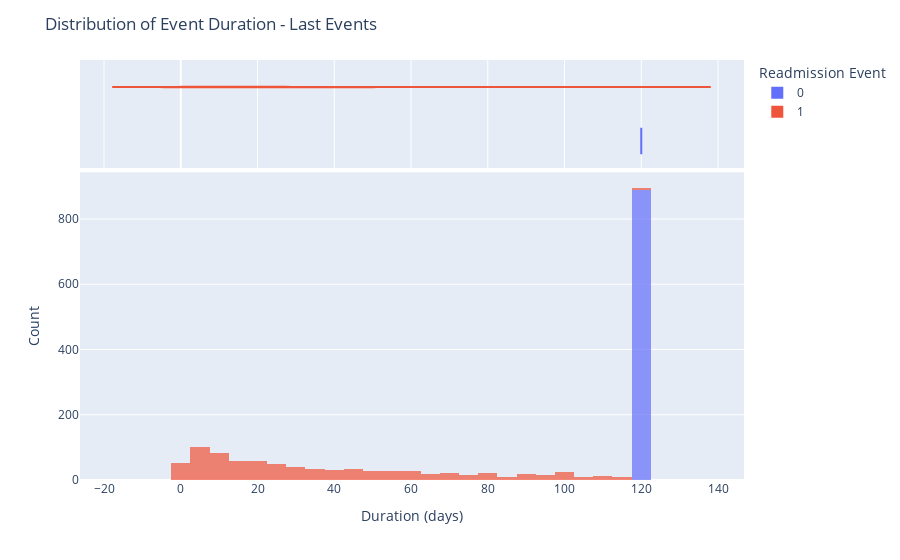

Source (notebook cell):
### Code cell
import plotly.express as px

event_type_censoring_color_map = {
    "Event Ocurred": px.colors.qualitative.Plotly[0],
    "Censored": px.colors.qualitative.Plotly[4]
}

# Plot the distribution of EVENT_DURATION
fig = px.histogram(last_events_df, x='EVENT_DURATION', nbins=50, marginal='violin', opacity=0.7, color='READMISSION_EVENT',
                   labels={'EVENT_DURATION': 'Duration (days)', 'READMISSION_EVENT': 'Readmission Event'}, category_orders={'READMISSION_EVENT': [0, 1]})
fig.update_layout(title="Distribution of Event Duration - Last Events", yaxis_title="Count")
fig.show()

print(px.colors.qualitative.Plotly[2])

### Figure 1 — Plotly figure (JSON) as saved in the notebook; plotly's stock layout.template omitted (floating-point values rounded to 4 significant figures; data arrays with more than 128 entries replaced by an {"elided": "..."} marker saying what was removed)
{"data": [{"bingroup": "x", "hovertemplate": "Readmission Event=0<br>Duration (days)=%{x}<br>count=%{y}<extra></extra>", "legendgroup": "0", "marker": {"color": "#636efa", "opacity": 0.7, "pattern": {"shape": ""}}, "name": "0", "nbinsx": 50, "orientation": "v", "showlegend": true, "type": "histogram", "x": {"elided": "889 float values"}, "xaxis": "x", "yaxis": "y"}, {"hovertemplate": "Readmission Event=0<br>Duration (days)=%{x}<extra></extra>", "legendgroup": "0", "marker": {"color": "#636efa"}, "name": "0", "scalegroup": "x", "showlegend": false, "type": "violin", "x": {"elided": "889 float values"}, "xaxis": "x2", "yaxis": "y2"}, {"bingroup": "x", "hovertemplate": "Readmission Event=1<br>Duration (days)=%{x}<br>count=%{y}<extra></extra>", "legendgroup": "1", "marker": {"color": "#EF553B", "opacity": 0.7, "pattern": {"shape": ""}}, "name": "1", "nbinsx": 50, "orientation": "v", "showlegend": true, "type": "histogram", "x": {"elided": "801 float values"}, "xaxis": "x", "yaxis": "y"}, {"hovertemplate": "Readmission Event=1<br>Duration (days)=%{x}<extra></extra>", "legendgroup": "1", "marker": {"color": "#EF553B"}, "name": "1", "scalegroup": "x", "showlegend": false, "type": "violin", "x": {"elided": "801 float values"}, "xaxis": "x2", "yaxis": "y2"}], "layout": {"barmode": "relative", "legend": {"title": {"text": "Readmission Event"}, "tracegroupgap": 0}, "margin": {"t": 60}, "title": {"text": "Distribution of Event Duration - Last Events"}, "xaxis": {"anchor": "y", "domain": [0, 1], "title": {"text": "Duration (days)"}}, "xaxis2": {"anchor": "y2", "domain": [0, 1], "matches": "x", "showgrid": true, "showticklabels": false}, "yaxis": {"anchor": "x", "domain": [0, 0.7326], "title": {"text": "Count"}}, "yaxis2": {"anchor": "x2", "domain": [0.7426, 1], "matches": "y2", "showgrid": false, "showline": false, "showticklabels": false, "ticks": ""}}}
